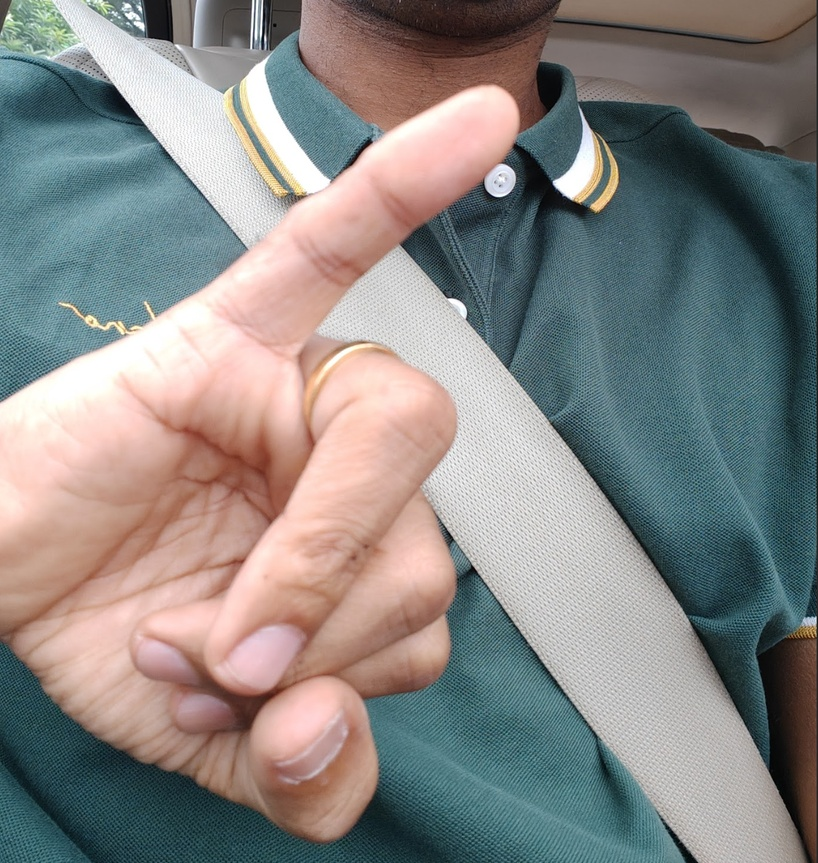
#> input picture misc/finger4.jpg, 818 x 863 px, shrunk from 1186 x 1252 before the run
$ python fingerSegment.py
#> lines starting #> are read from the running program, lines starting #| are printed output that depends on the picture; after the words box and inside, x2 and y2 are one past the last pixel; in counts of white or black regions, pixels touching at a corner belong together
#> further down, image is the input picture: shape (863, 818, 3); mean B, G, R 132.4, 134.6, 136
import cv2
import numpy as np
import mediapipe as mp

def segment_hand(image, bbox=None):
    """
    Segment a hand from an image given a bounding box. The hand may extend beyond the bounding box.
    Uses MediaPipe Hands to refine the segmentation.

    :param image: Input image (BGR format)
    :param bbox: Optional tuple of (x, y, w, h) representing the bounding box where part of the hand is located
    :return: Segmented hand image
    """
    if bbox is None:
        # Use the entire image if no bbox is provided
        h, w = image.shape[:2]
        bbox = (0, 0, w, h)

    # We'll use the entire image for processing, but we'll use the bbox to focus our initial search
    x, y, w, h = bbox

    # The ROI is now the entire image
    roi = image.copy()
    # Convert ROI to YCrCb color space
    ycrcb = cv2.cvtColor(roi, cv2.COLOR_BGR2YCrCb)
#> ycrcb: shape (863, 818, 3); mean of channels 0, 1, 2 134.8, 128.9, 126.7

    # Define the range for skin color in YCrCb space
    lower = np.array([0, 135, 85], dtype=np.uint8)
    upper = np.array([255, 180, 135], dtype=np.uint8)

    # Create a binary mask of the skin color
    mask = cv2.inRange(ycrcb, lower, upper)
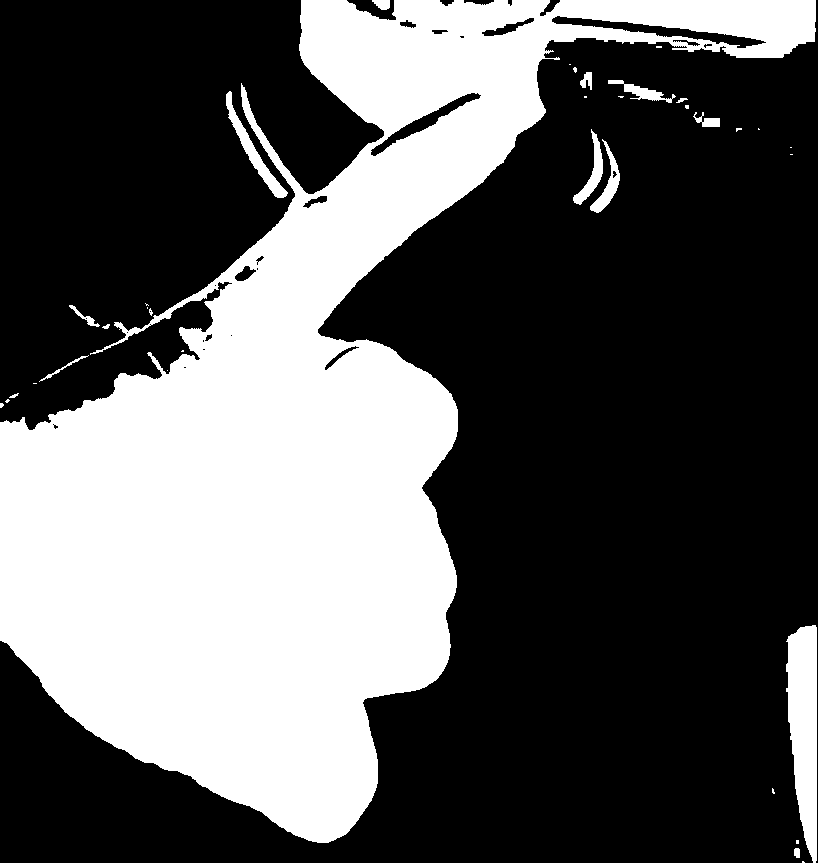
#> mask: shape (863, 818); 35.7% white; 36 white regions (21 under 20 px), largest, box (x1, y1, x2, y2) and area: (0, 0, 816, 843) 242622, (786, 625, 817, 863) 5396, (226, 91, 288, 198) 1116

    # Apply morphological operations to clean up the mask
    kernel = cv2.getStructuringElement(cv2.MORPH_ELLIPSE, (5, 5))
    mask = cv2.morphologyEx(mask, cv2.MORPH_OPEN, kernel)
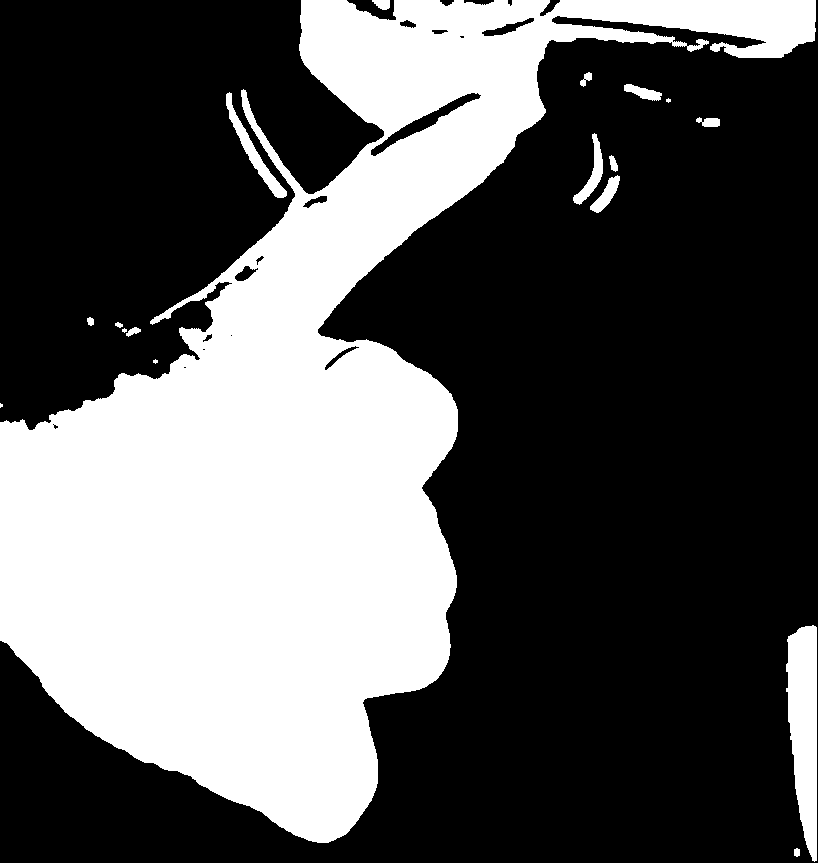
#> mask: shape (863, 818); 35.5% white; 18 white regions (4 under 20 px), largest, box (x1, y1, x2, y2) and area: (0, 0, 816, 843) 241821, (786, 625, 817, 862) 5386, (226, 92, 287, 198) 1106
    mask = cv2.morphologyEx(mask, cv2.MORPH_CLOSE, kernel)
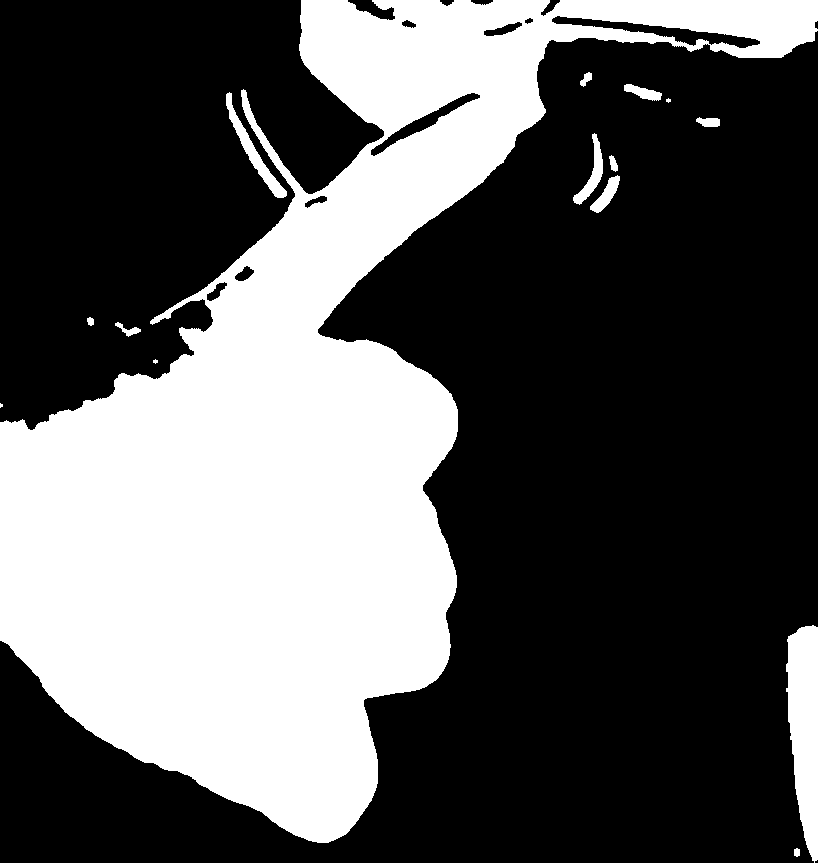
#> mask: shape (863, 818); 35.6% white; 15 white regions (3 under 20 px), largest, box (x1, y1, x2, y2) and area: (0, 0, 818, 843) 242589, (786, 625, 818, 863) 5620, (226, 92, 287, 198) 1106

    # Use MediaPipe Hands to refine the segmentation
    mp_hands = mp.solutions.hands
    with mp_hands.Hands(static_image_mode=True, max_num_hands=1, min_detection_confidence=0.5) as hands:
        # Convert the image to RGB for MediaPipe
        rgb_image = cv2.cvtColor(roi, cv2.COLOR_BGR2RGB)
        results = hands.process(rgb_image)

        if results.multi_hand_landmarks:
            # Create a new mask based on MediaPipe hand landmarks
            refined_mask = np.zeros(mask.shape, dtype=np.uint8)
            h, w = mask.shape[:2]

            # Draw a rectangle that contains all hand landmarks on the refined mask, with 10% extra area
            for hand_landmarks in results.multi_hand_landmarks:
                landmarks = [(int(lm.x * w), int(lm.y * h)) for lm in hand_landmarks.landmark]
                x_min = min(landmark[0] for landmark in landmarks)
                y_min = min(landmark[1] for landmark in landmarks)
                x_max = max(landmark[0] for landmark in landmarks)
                y_max = max(landmark[1] for landmark in landmarks)

                # Calculate the width and height of the original rectangle
                width = x_max - x_min
                height = y_max - y_min

                # Calculate the amount to expand (5% on each side)
                expand_x = int(width * 0.2)
                expand_y = int(height * 0.2)

                # Expand the rectangle by 10% (5% on each side)
                x_min = max(0, x_min - expand_x)
                y_min = max(0, y_min - expand_y)
                x_max = min(w, x_max + expand_x)
                y_max = min(h, y_max + expand_y)

                cv2.rectangle(refined_mask, (x_min, y_min), (x_max, y_max), 255, -1)
            # Combine the original mask with the refined mask
            final_mask = cv2.bitwise_and(mask, refined_mask)

            # Apply the final mask to the original ROI
            segmented_hand = cv2.bitwise_and(roi, roi, mask=final_mask)

            return segmented_hand

    # If MediaPipe didn't detect a hand, fall back to the original method
    contours, _ = cv2.findContours(mask, cv2.RETR_EXTERNAL, cv2.CHAIN_APPROX_SIMPLE)

    if contours:
        # Find the largest contour (assumed to be the hand)
        hand_contour = max(contours, key=cv2.contourArea)

        # Create a refined mask for the hand
        refined_mask = np.zeros(mask.shape, dtype=np.uint8)
        cv2.drawContours(refined_mask, [hand_contour], 0, 255, -1)

        # Apply the refined mask to the original ROI
        segmented_hand = cv2.bitwise_and(roi, roi, mask=refined_mask)

        return segmented_hand
    else:
        return None

# Display the segmented hand
def display_segmented_hand(image, bbox=None):
    segmented_hand = segment_hand(image, bbox)
    if segmented_hand is not None:
        cv2.imshow('Segmented Hand', segmented_hand)
        cv2.waitKey(0)
        cv2.destroyAllWindows()
    else:
        print("No hand detected in the given region.")

# Example usage:
image = cv2.imread('../misc/finger4.jpg')
display_segmented_hand(image)
#> (the call stopped at in segment_hand, `with mp_hands.Hands(static_image_mode=True, max_num_hands=1, min_detec..`: mediapipe is not available in this run)

$ run again, with misc/finger1.jpg copied over misc/finger4.jpg
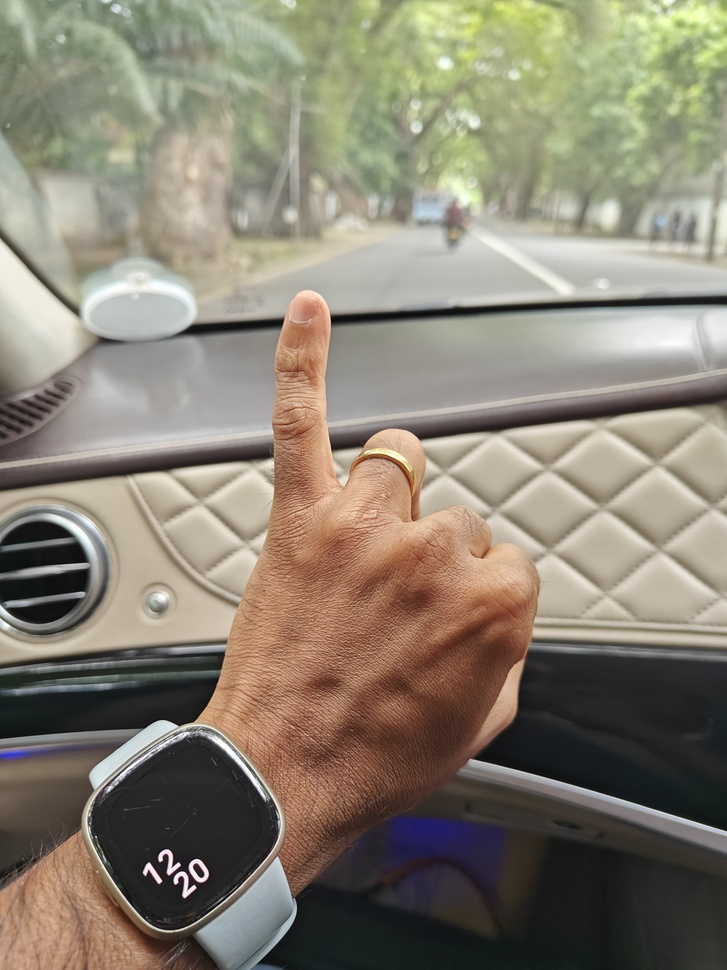
#> input picture misc/finger1.jpg, 727 x 970 px, shrunk from 3072 x 4096 before the run
#> image is the input picture: shape (970, 727, 3); mean B, G, R 114.3, 129.5, 137.1
#> ycrcb: shape (970, 727, 3); mean of channels 0, 1, 2 130.1, 133, 119.1
#> in segment_hand, `mask = cv2.inRange(ycrcb, lower, upper)`:
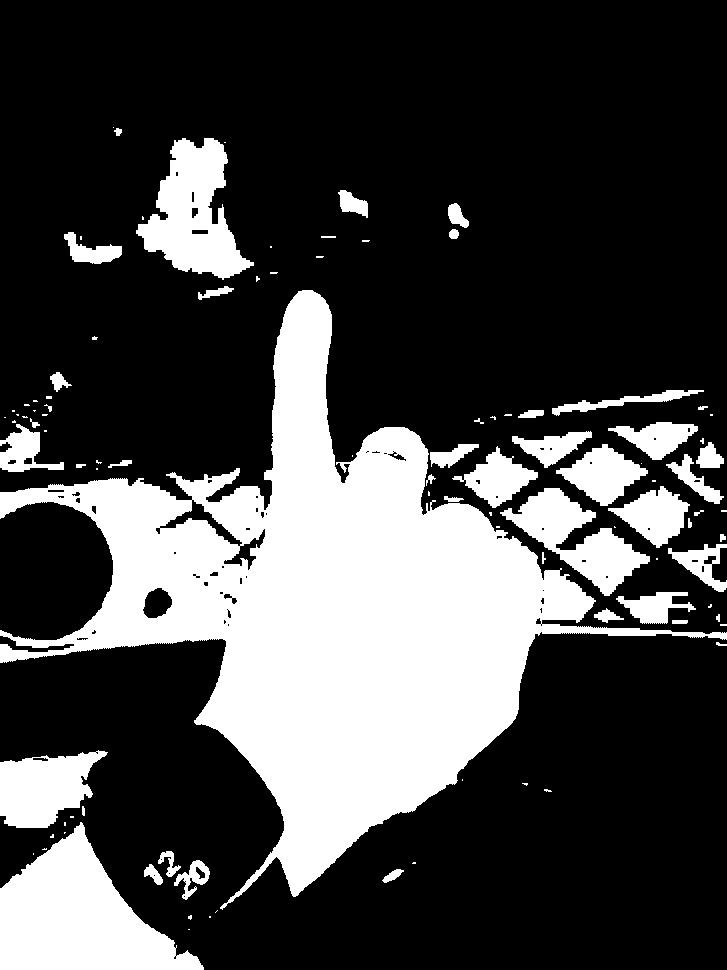
#> mask: shape (970, 727); 27.3% white; 99 white regions (52 under 20 px), largest, box (x1, y1, x2, y2) and area: (0, 290, 727, 910) 133284, (0, 822, 204, 970) 16483, (136, 138, 254, 280) 8739
#> in segment_hand, `mask = cv2.morphologyEx(mask, cv2.MORPH_CLOSE, kernel)`:
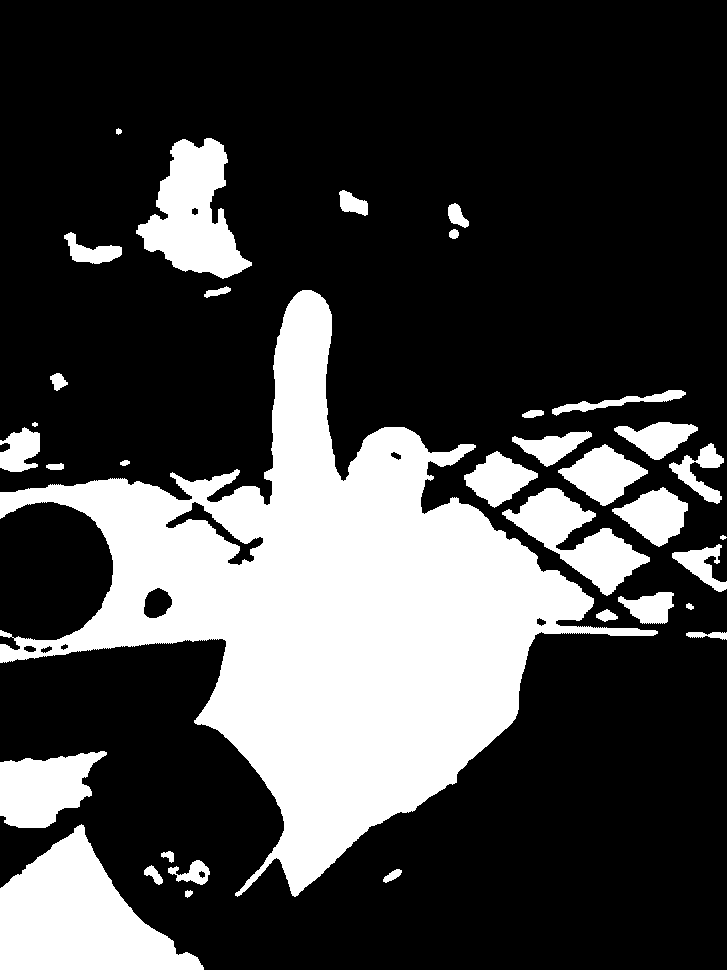
#> mask: shape (970, 727); 27.1% white; 35 white regions, largest, box (x1, y1, x2, y2) and area: (0, 290, 658, 897) 133917, (0, 824, 204, 970) 16469, (136, 138, 252, 279) 8781

$ run again, with misc/finger10.jpg copied over misc/finger4.jpg
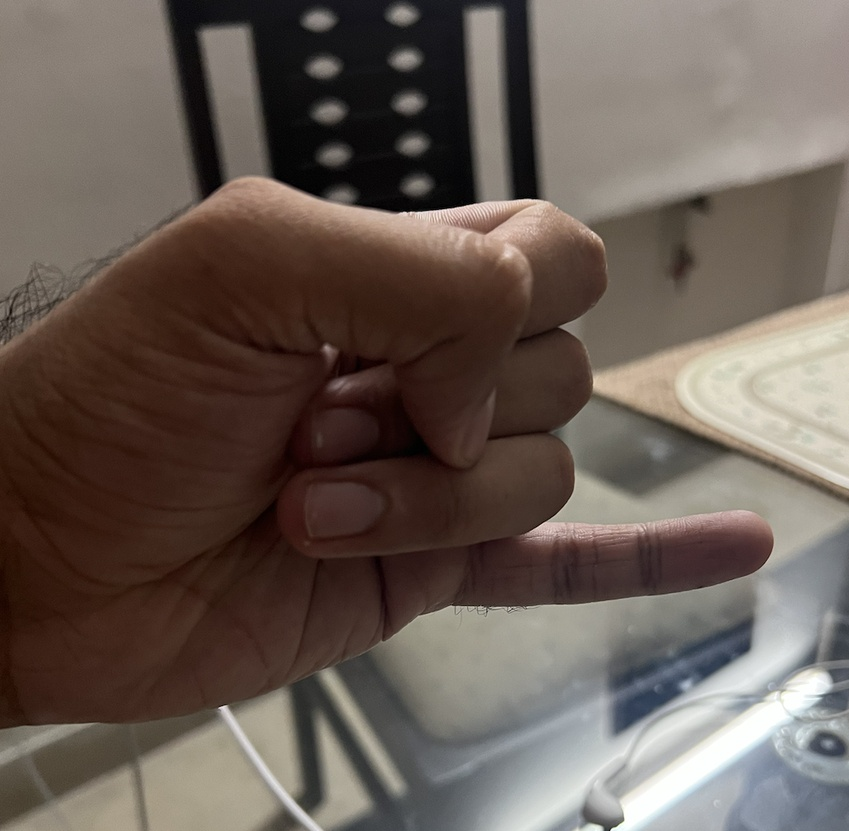
#> input picture misc/finger10.jpg, 849 x 831 px, shrunk from 1012 x 990 before the run
#> image is the input picture: shape (831, 849, 3); mean B, G, R 85, 92.7, 104.6
#> ycrcb: shape (831, 849, 3); mean of channels 0, 1, 2 95.4, 134.6, 122.1
#> in segment_hand, `mask = cv2.inRange(ycrcb, lower, upper)`:
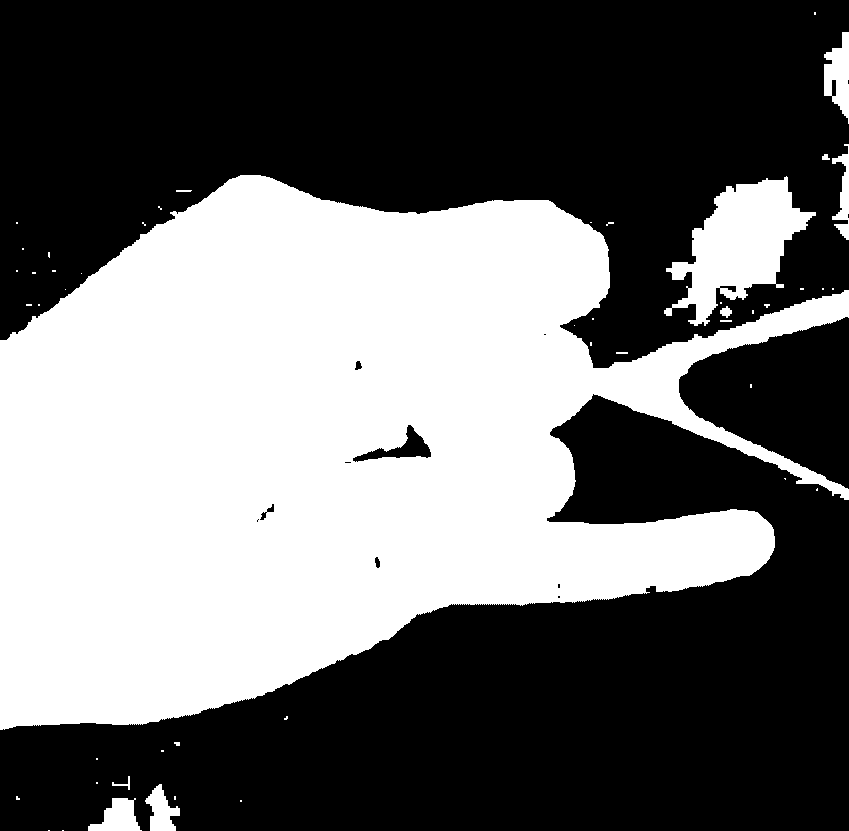
#> mask: shape (831, 849); 42.5% white; 49 white regions (36 under 20 px), largest, box (x1, y1, x2, y2) and area: (0, 175, 849, 730) 284269, (664, 176, 816, 326) 10637, (824, 32, 849, 124) 1412
#> in segment_hand, `mask = cv2.morphologyEx(mask, cv2.MORPH_OPEN, kernel)`:
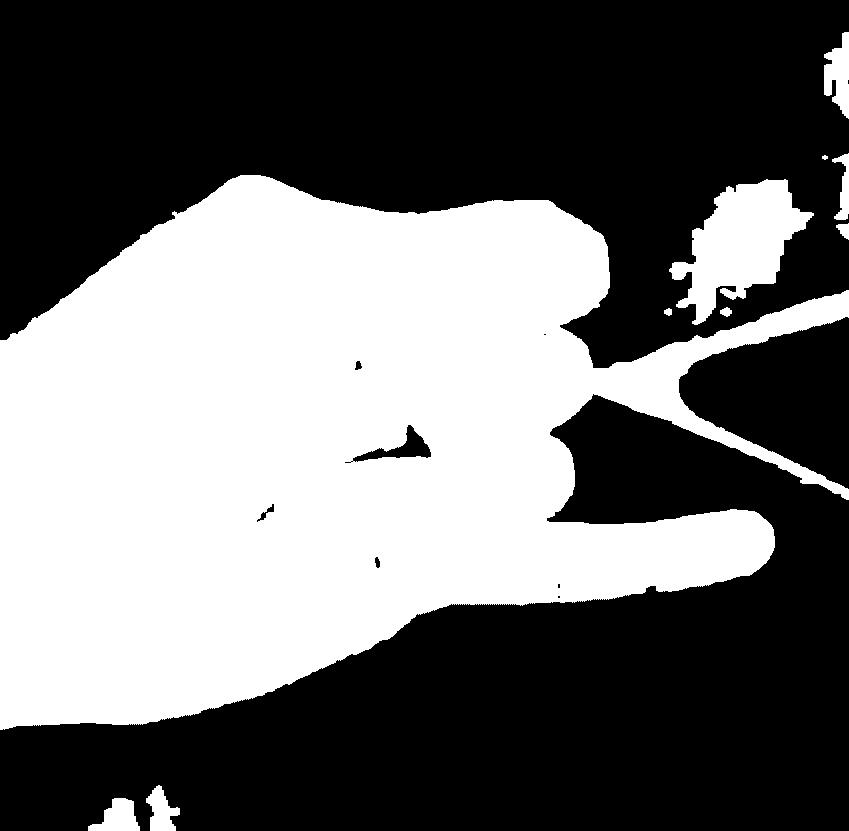
#> mask: shape (831, 849); 42.3% white; 10 white regions, largest, box (x1, y1, x2, y2) and area: (0, 175, 849, 730) 284048, (669, 179, 814, 325) 10364, (824, 32, 849, 119) 1389
